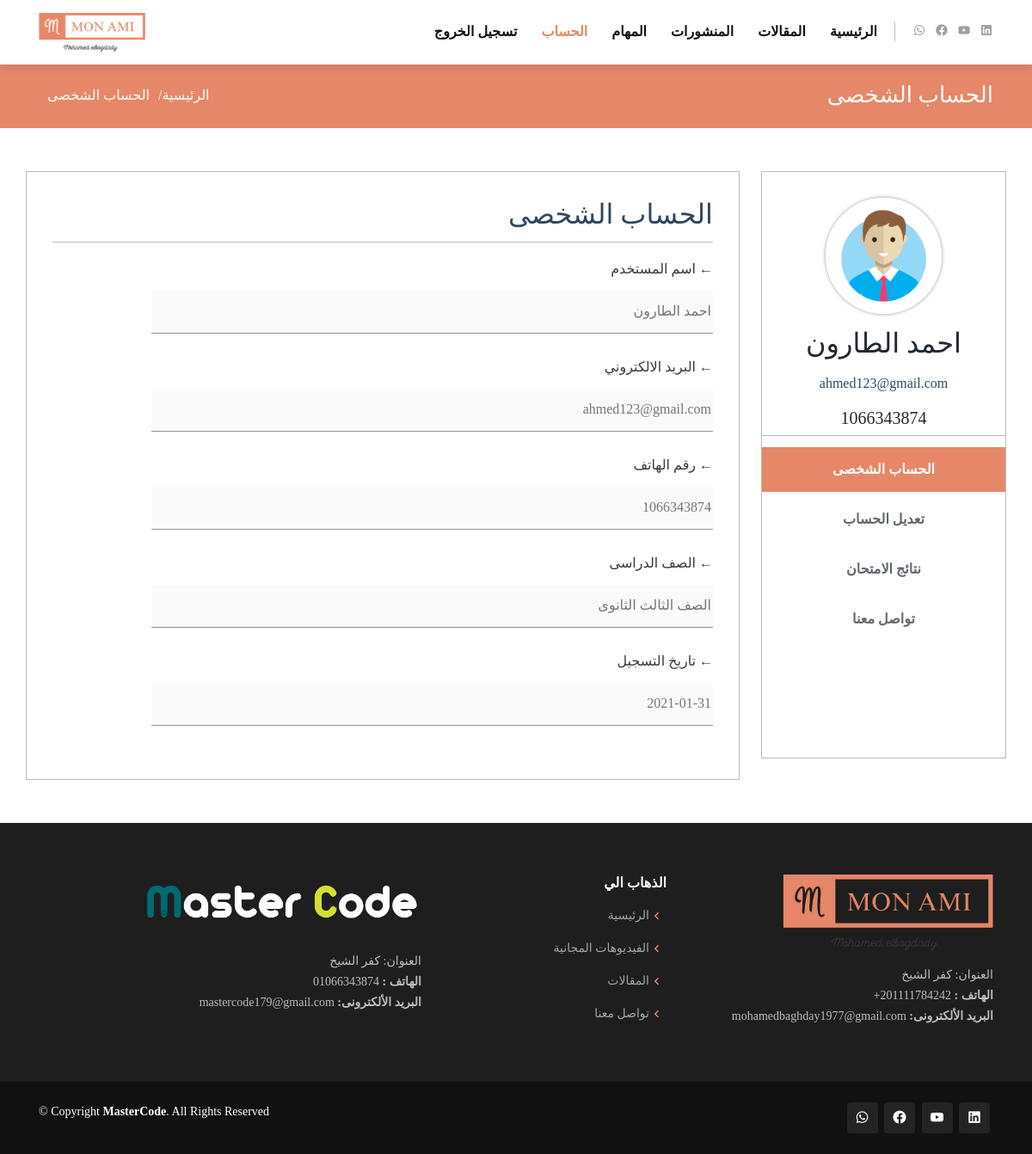
The app's page /account.php (signed in) with its own data.
### tables this page shows
CREATE TABLE `members` (
  `userid` int(11) NOT NULL,
  `username` varchar(255) NOT NULL,
  `password` varchar(255) NOT NULL,
  `email` varchar(255) DEFAULT NULL,
  `fullname` varchar(255) DEFAULT NULL,
  `groupid` int(11) NOT NULL DEFAULT '0',
  `regstatus` int(11) NOT NULL DEFAULT '0',
  `date` date NOT NULL,
  `avatar` varchar(225) NOT NULL DEFAULT 'img.png',
  `lil` text,
  `exam answer` int(11) DEFAULT NULL,
  `lil_data` date DEFAULT NULL,
  `phone` int(20) DEFAULT NULL,
  `only` int(11) NOT NULL DEFAULT '0'
);

CREATE TABLE `category` (
  `category_id` int(11) NOT NULL,
  `category_name` varchar(255) NOT NULL,
  `category_description` text NOT NULL,
  `ordering` int(11) DEFAULT '0',
  `parent` int(11) NOT NULL,
  `Visibility` tinyint(4) NOT NULL,
  `Allow_Comment` tinyint(4) NOT NULL,
  `Allow_Ads` tinyint(4) NOT NULL,
  `image` varchar(255) NOT NULL
);

### account.php (the view, shortened to what this page needs)
<?php
	include 'inital.php';
    $getUser = $con->prepare("SELECT * FROM members WHERE username = ?");
    $getUser->execute(array($sessionUser));
    $info = $getUser->fetch();
    if (isset($_SESSION['user']) && $info['regstatus'] == 1) {
        include $tpl . 'header2.php';
        $groupid  = $info['groupid'];
        $categories = $con->prepare("SELECT category_name, category_id FROM category where parent = 0 And category_id= ? ORDER BY category_id asc");
        $categories->execute(array($groupid));
        $category_name = $categories->fetch();
?>
<main id="main" style="direction: rtl;">
    <section id="breadcrumbs" class="breadcrumbs">
        <div class="container">
            <div class="d-flex justify-content-between align-items-center">
            <h2 class="mt-2 text-right">الحساب الشخصى</h2>
            <ol>
                <li><a href="main.php">الرئيسية</a></li>
                <li>الحساب الشخصى</li>
            </ol>
            </div>
        </div>
    </section>
    <section id ="section11" class="section11">
        <div class="container">
            <div class="row">
                <div class="col-md-3">
                    <div class="nav flex-column nav-pills text-center" id="v-pills-tab" role="tablist" aria-orientation="vertical">
                        <div class="main" style="width: 100%;">
                            <img src="assets/img/team/2.png" class="img">
                            <h2><?php echo $info['username']; ?></h2>
                            <p class="font-weight-light"><?php echo $info['email']; ?></p>
                            <h5><?php echo $info['phone']; ?></h5>
                        </div>
                        <a class="nav-link active" id="v-pills-home-tab" data-toggle="pill" href="#v-pills-home" role="tab" aria-controls="v-pills-home" aria-selected="true">الحساب الشخصى</a>
                        <a class="nav-link" id="v-pills-profile-tab" data-toggle="pill" href="#v-pills-profile" role="tab" aria-controls="v-pills-profile" aria-selected="false">تعديل الحساب</a>
                        <a class="nav-link" id="v-pills-messages-tab" data-toggle="pill" href="#v-pills-messages" role="tab" aria-controls="v-pills-messages" aria-selected="false">نتائج الامتحان</a>
                        <a class="nav-link" id="v-pills-settings-tab" data-toggle="pill" href="#v-pills-settings" role="tab" aria-controls="v-pills-settings" aria-selected="false">تواصل معنا</a>
                    </div>
                </div>
                <div class="col-md-9">
                    <div class="tab-content" id="v-pills-tabContent">
                        <div class="tab-pane fade show active text-right" id="v-pills-home" role="tabpanel" aria-labelledby="v-pills-home-tab">
                            <h2>الحساب الشخصى</h2>
                            <form class="sign" action="#">
                                <label for="name">&#8592; اسم المستخدم</label>
                                <input type="text" placeholder="<?php echo $info['username']; ?>" id="name" disabled>
                                <label for="email">&#8592; البريد الالكتروني</label>
                                <input type="text" placeholder="<?php echo $info['email']; ?>" id="email" disabled>
                                <label for="phone">&#8592; رقم الهاتف</label>
                                <input type="text" placeholder="<?php echo $info['phone']; ?>" id="phone" disabled>
                                <label for="group">&#8592; الصف الدراسى</label>
                                <input type="text" placeholder="<?php echo $category_name['category_name'];?>" id="group" disabled >
                                <label for="date">&#8592; تاريخ التسجيل</label>
                                <input type="text" placeholder="<?php echo $info['date']; ?>" id="date" disabled>
                            </form>
                        </div>
                    </div>
                </div>
            </div>
        </div>
    </section>
</main>
<?php
include $tpl . 'footer.php';
include $tpl . 'scripts.php';
}else {
    header('Location: index.php');
    exit();
}
?>

### assets/css/style.css (style rules this page uses)
a { color: #e68768; }
section { padding: 60px 0; overflow: hidden; }
.breadcrumbs { padding: 15px 0; background: #e68768; min-height: 40px; margin-top: 72px; }
.breadcrumbs h2 { font-size: 26px; font-weight: 300; color: #fff; }
.breadcrumbs ol { display: flex; flex-wrap: wrap; list-style: none; padding: 0; margin: 0; color: #fff; }
.breadcrumbs ol a { color: #fff; }
.breadcrumbs ol li + li { padding-left: 10px; }
.breadcrumbs ol li + li::before { display: inline-block; padding-left: 10px; color: #fff; content: "/"; }

### assets/css/main_content.css (style rules this page uses)
.section11 { padding: 50px 0; }
.section11 .col-md-3, .section11 .col-md-9 { padding: 30px 0; border: 1px solid#4d48485e; }
.section11 .col-md-3 { max-height: 786px;margin-bottom: 25px; }
@media (min-width: 768px) { .section11 .col-md-9 { margin-right: 25px; flex: 0 0 75%; max-width: calc(75% - 25px); } }
.section11 .img { width: 135px; margin: auto; border-radius: 50%; box-shadow: 0px 0px 4px 0px #726c6cc7; border: 9px solid #fff; }
.section11 .col-md-3 .main { border-bottom: 1px solid#4d48485e;margin-bottom: 10px; }
.section11 .col-md-3 h2 { margin: 15px 0; color: #222831; }
.section11 .col-md-3 p { color: #30475e; }
.section11 .col-md-3 h5 { color: #222831; }
.nav-pills .nav-link { padding: 14px; color: #222831; margin: 3px 0; font-weight: bold; opacity: 0.7; border-radius: 0; }
.nav-pills .nav-link.active, .nav-pills .show>.nav-link { background-color: #e68768; opacity: 1; }
.tab-pane { padding: 0 30px 0; }
input { margin: 0 0 35px 0; }
.tab-pane h2 { color: #30475e; margin-bottom: 24px; border-bottom: 1px solid #4d48485e; padding-bottom: 12px; }
.tab-pane label { color: #222831; }
.section11 input[type="text"] { border: 0; width: 85%; border-bottom: 1px solid #827f7fd9; }
.section11 label { font-size: 16px; top: -5px; position: relative; color: rgb(65, 55, 55); }

### assets/css/forms.css (style rules this page uses)
body, html { margin: 0; padding: 0; overflow-x: hidden; font-family: 'Droid Arabic Kufi', serif; }
input, textarea { display: block; margin: 0 0 32px 0; height: 50px; border: 0; border-bottom: 1px solid #827f7fd9; }
input { width: 83%; }

### records on screen
members: username "احمد الطارون", email "ahmed123@gmail.com", phone "1066343874", date "2021-01-31"
category: category_name "الصف الثالث الثانوى"
